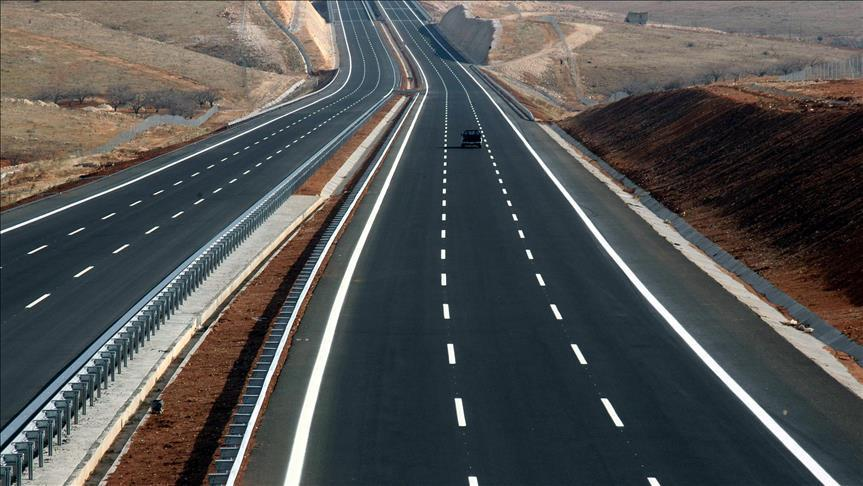
#> input picture Assignment2/imgs/highway1.jpg, 863 x 486 px
$ jupyter execute --allow-errors Assignment2.ipynb   (older library calls are emulated)
#> lines starting #> are read from the running program, lines starting #| are printed output that depends on the picture
[cell 1]
import numpy as np
import matplotlib.pyplot as plt
import cv2
import os
from glob import glob
from scipy.spatial.distance import cdist
import re
from scipy.ndimage import gaussian_filter

[cell 2]
def minmax_normalize(img):
    return cv2.normalize(img, None, 0, 1, cv2.NORM_MINMAX,dtype=cv2.CV_32F)

# Question 1

[cell 3]
def manual_hough_transform(edge_image, rho_res=1, theta_res=np.pi/180, threshold=100):

    height, width = edge_image.shape
    diag_len = int(np.sqrt(height**2 + width**2)) #range of possible distances
    rhos = np.arange(-diag_len, diag_len, rho_res)

    thetas = np.arange(0, np.pi, theta_res)

    accumulator = np.zeros((len(rhos), len(thetas)), dtype=np.uint64) # Rows : rho, Columns : theta

    y_idxs, x_idxs = np.nonzero(edge_image)

    cos_t = np.cos(thetas)
    sin_t = np.sin(thetas)

    for i in range(len(x_idxs)):
        x = x_idxs[i]
        y = y_idxs[i]

        for t_idx in range(len(thetas)):
            rho_val = x * cos_t[t_idx] + y * sin_t[t_idx]

            rho_idx = int(round(rho_val + diag_len))
            accumulator[rho_idx, t_idx] += 1

    lines = []
    for r in range(accumulator.shape[0]):
        for t in range(accumulator.shape[1]):
            if accumulator[r, t] >= threshold:
                rho = rhos[r]
                theta = thetas[t]
                lines.append((rho, theta))

    return lines

[cell 4]
def draw_hough_lines(img, lines):
    output = img.copy()

    for rho, theta in lines:
        a = np.cos(theta)
        b = np.sin(theta)
        x0 = a * rho
        y0 = b * rho
        x1 = int(x0 + 1000 * (-b))
        y1 = int(y0 + 1000 * (a))
        x2 = int(x0 - 1000 * (-b))
        y2 = int(y0 - 1000 * (a))
        cv2.line(output, (x1, y1), (x2, y2), (0, 0, 255), 2)
    return output

[cell 5]
img1 = cv2.imread('./imgs/highway1.jpg')
#> img1 is the input picture: shape (486, 863, 3); mean B, G, R 81.4, 82.1, 81.4

gray1 = cv2.cvtColor(img1, cv2.COLOR_BGR2GRAY)
blur1 = cv2.GaussianBlur(gray1, (7, 7), 0)
plt.figure(figsize=(20,8))

for (i,j) in enumerate(range(12,20)):
    edges2 = cv2.Canny(blur1, j * 10, 200)
    plt.subplot(2,4,i + 1)
    plt.imshow(edges2, cmap='gray')
    plt.title(f'Edges {j * 10} and 200')

[cell 6]
blur1 = cv2.GaussianBlur(gray1, (5, 5), 0)
plt.figure(figsize=(20,8))

for (i,j) in enumerate(range(12,20)):
    edges2 = cv2.Canny(blur1, j * 20, 450)
    plt.subplot(2,4,i + 1)
    plt.imshow(edges2, cmap='gray')
    plt.title(f'Edges {j * 20} and 450')

[cell 7]
blur1 = cv2.GaussianBlur(gray1, (5, 5), 0)
plt.figure(figsize=(20,8))

for (i,j) in enumerate(range(12,20)):
    edges2 = cv2.Canny(blur1, j * 25, 650)
    plt.subplot(2,4,i + 1)
    plt.imshow(edges2, cmap='gray')
    plt.title(f'Edges {j * 25} and 450')

[cell 8]
blur1 = cv2.GaussianBlur(gray1, (5, 5), 0)
edges1 = cv2.Canny(blur1, 350, 450)
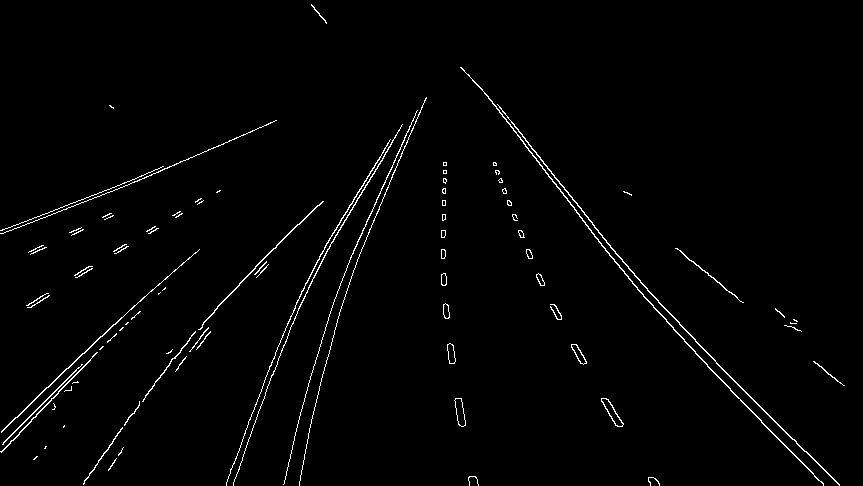
#> edges1: shape (486, 863); 1.6% white in thin lines or dots
detected_lines1 = manual_hough_transform(edges1, threshold=48)
#> in manual_hough_transform, `y_idxs, x_idxs = np.nonzero(edge_image)`: y_idxs = 6613 values from 4 to 485; x_idxs = 6613 values, max 844 at index 5016, min 0 at index 1979, mean 365.6
#> the loop in manual_hough_transform, `for i in range(len(x_idxs)):` made 6613 passes
#> (x, y) on passes 1 to 3: (311, 4), (311, 5), (312, 5)
#> after the loop in manual_hough_transform, `for i in range(len(x_idxs)):`:
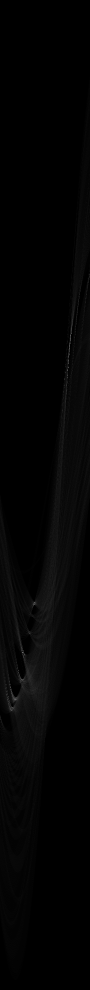
#> accumulator: shape (1980, 180) uint64 (shown at 1/2 size); min 0, max 253, mean 3.3
#> detected_lines1 = 451 pairs, first value -441 to 431, second value 0.175 to 3.12

result1 = draw_hough_lines(img1, detected_lines1)
#> the loop in draw_hough_lines, `for rho, theta in lines:` made 451 passes
#> (rho, theta, a, b, x0, y0, x1, y1) on passes 1 to 3: (-441, 3.12, -1, 0.0175, 440.9, -7.7, 423, -1007), (-397, 2.76, -0.927, 0.375, 368.1, -148.7, -6, -1075), (-393, 2.98, -0.988, 0.156, 388.2, -61.48, 231, -1049)
#> after the loop in draw_hough_lines, `for rho, theta in lines:`:
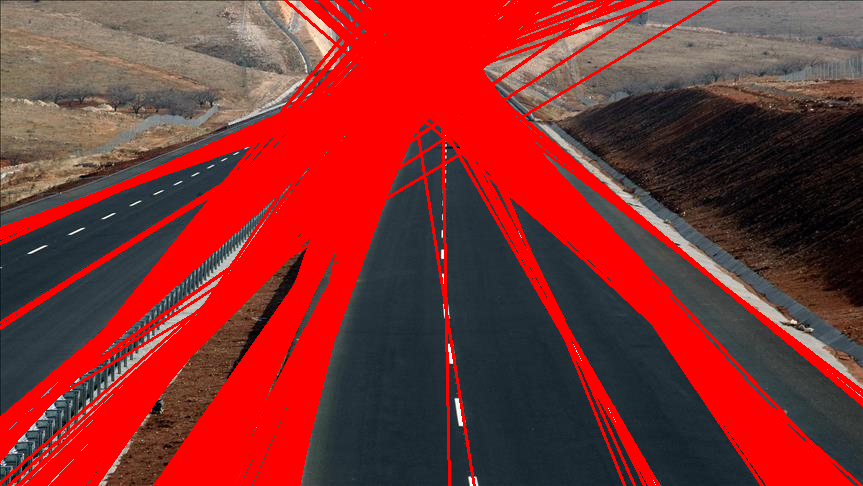
#> output: shape (486, 863, 3); mean B, G, R 47.4, 48.4, 131.7

plt.figure(figsize=(15,5))

plt.subplot(1,3,1)
plt.imshow(cv2.cvtColor(img1, cv2.COLOR_BGR2RGB))
plt.axis('off')
plt.title('Image1')

plt.subplot(1,3,2)
plt.imshow(edges1, cmap='gray')
plt.axis('off')
plt.title('Edges')

plt.subplot(1,3,3)
plt.imshow(cv2.cvtColor(result1, cv2.COLOR_BGR2RGB))
plt.axis('off')
plt.title('Hough Lines')

plt.show()

[cell 9]
img2 = cv2.imread('./imgs/highway2.jpg')
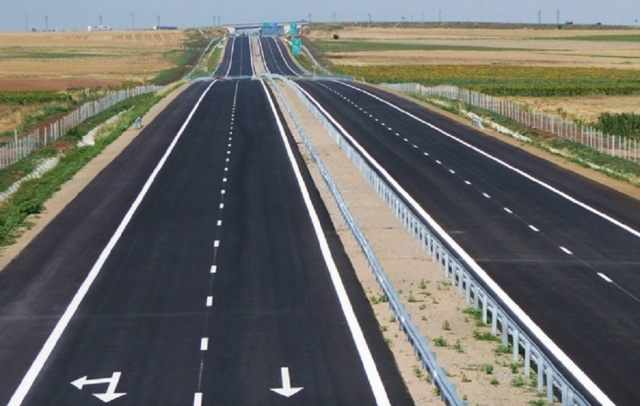
#> input picture Assignment2/imgs/highway2.jpg, 640 x 406 px
#> img2 is the input picture: shape (406, 640, 3); mean B, G, R 103.5, 107, 106.3

gray2 = cv2.cvtColor(img2, cv2.COLOR_BGR2GRAY)
blur2 = cv2.GaussianBlur(gray2, (5, 5), 0)
plt.figure(figsize=(20,8))

for (i,j) in enumerate(range(12,20)):
    edges2 = cv2.Canny(blur2, j * 15, 300)
    plt.subplot(2,4,i + 1)
    plt.imshow(edges2, cmap='gray')
    plt.title(f'Edges {j * 15} and 200')

[cell 10]
blur2 = cv2.GaussianBlur(gray2, (5, 5), 0)
plt.figure(figsize=(20,8))

for (i,j) in enumerate(range(12,20)):
    edges2 = cv2.Canny(blur2, j * 20, 400)
    plt.subplot(2,4,i + 1)
    plt.imshow(edges2, cmap='gray')
    plt.title(f'Edges {j * 20} and 400')

[cell 11]
img2 = cv2.imread('./imgs/highway2.jpg')

gray2 = cv2.cvtColor(img2, cv2.COLOR_BGR2GRAY)
blur2 = cv2.GaussianBlur(gray2, (5, 5), 0)
edges2 = cv2.Canny(blur2, 200, 400)
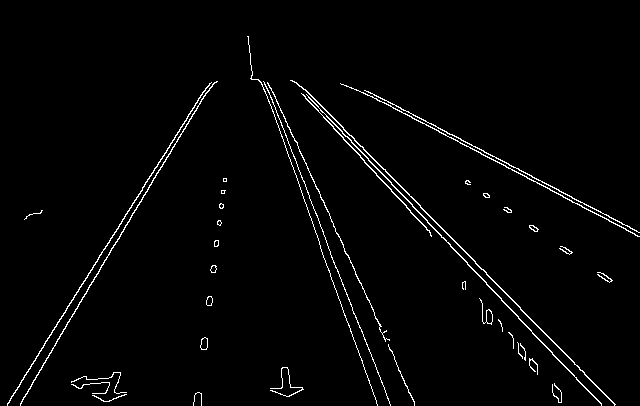
#> edges2: shape (406, 640); 2.1% white in thin lines or dots
detected_lines2 = manual_hough_transform(edges2, threshold=47)
#> call 2 of manual_hough_transform, with rho_res = 1, theta_res = 0.0175, threshold = 47
#> in manual_hough_transform (call 2), `y_idxs, x_idxs = np.nonzero(edge_image)`: y_idxs = 5567 values from 36 to 405; x_idxs = 5567 values, max 639 at index 2907, min 7 at index 5535, mean 343.4
#> the loop in manual_hough_transform (call 2), `for i in range(len(x_idxs)):` made 5567 passes
#> (x, y) on passes 1 to 3: (247, 36), (248, 36), (248, 37)
#> after the loop in manual_hough_transform (call 2), `for i in range(len(x_idxs)):`:
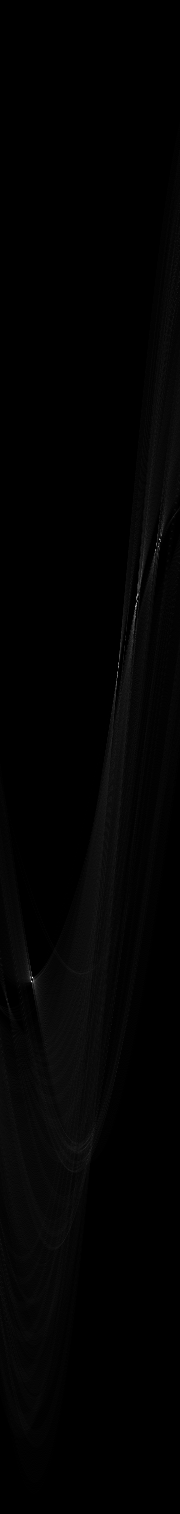
#> accumulator: shape (1514, 180) uint64; min 0, max 329, mean 3.7; drawn with min black and max white

result2 = draw_hough_lines(img2, detected_lines2)
#> the loop in draw_hough_lines (call 2), `for rho, theta in lines:` made 400 passes
#> (rho, theta) on passes 1 to 3: (-242, 2.84), (-241, 3.02), (-234, 2.84)
#> after the loop in draw_hough_lines (call 2), `for rho, theta in lines:`:
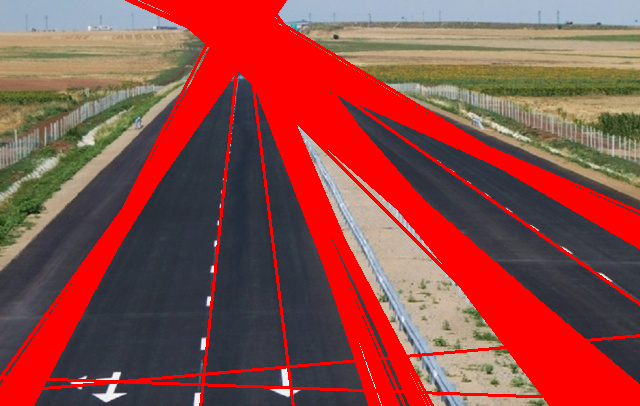
#> output: shape (406, 640, 3); mean B, G, R 70.6, 75.7, 143.3

plt.figure(figsize=(15,5))

plt.subplot(1,3,1)
plt.imshow(cv2.cvtColor(img2, cv2.COLOR_BGR2RGB))
plt.axis('off')
plt.title('Image2')

plt.subplot(1,3,2)
plt.imshow(edges2, cmap='gray')
plt.axis('off')
plt.title('Edges')

plt.subplot(1,3,3)
plt.imshow(cv2.cvtColor(result2, cv2.COLOR_BGR2RGB))
plt.axis('off')
plt.title('Hough Lines')

plt.show()

# Question 2

[cell 12]
def load_dataset_revised(dataset_path):
    train_data = []
    test_data = []

    sift = cv2.SIFT_create()

    image_paths = sorted(glob(os.path.join(dataset_path, 's*_*.jpg')))

    for img_path in image_paths:
        filename = os.path.basename(img_path)

        match = re.match(r's(\d{2})_(\d{2})\.jpg', filename)

        if match:
            person_id = int(match.group(1))
            image_number = int(match.group(2))

            img = cv2.imread(img_path, cv2.IMREAD_GRAYSCALE)

            kp, desc = sift.detectAndCompute(img, None)

            data_point = {'label': person_id, 'desc': desc}

            if image_number <= 8:
                train_data.append(data_point)
            else:
                test_data.append(data_point)

    return train_data, test_data

[cell 13]
# [5 lines left out: function match_descriptors_manual, not called in this run]

[cell 14]
def evaluate_accuracy(train_data, test_data, MATCH_THRESHOLD):
#> called with MATCH_THRESHOLD = 200
    rank_1_correct = 0
    rank_14_correct = 0
    total_queries = 0

    # only the first test image of each person in test set
    test_queries = {}
    for item in test_data:
        if item['label'] not in test_queries:
            test_queries[item['label']] = item


    for person_id, query in test_queries.items():
        total_queries += 1

        scores = []

        for train in train_data:
            matches = match_descriptors_manual(query['desc'], train['desc'], threshold=MATCH_THRESHOLD)
            scores.append((matches, train['label']))

        scores.sort(key=lambda x: x[0], reverse=True)

        predicted_label = scores[0][1]

        print(f'Query: Person {person_id}')

        if predicted_label == person_id:
            rank_1_correct += 1
            print(f'Result: CORRECT. Top Match: Person {predicted_label} ({scores[0][0]} matches)')
        else:
            print(f'Result: INCORRECT. Predicted: Person {predicted_label} ({scores[0][0]} matches). Correct: Person {person_id}')

        top_14 = scores[:14]

        top_14_labels = [label for matches, label in top_14]
        if person_id in top_14_labels:
            rank_14_correct += 1

        print(f'Top 14 Matches:')
        for rank, (num_matches, label) in enumerate(top_14):
            is_correct = ' (CORRECT)' if label == person_id else ''
            print(f'  Rank {rank+1}: Person {label} with {num_matches} matches{is_correct}')
        print('--------------------------------------')

    if total_queries > 0:
        rank_1_accuracy = rank_1_correct / total_queries * 100
        rank_14_accuracy = rank_14_correct / total_queries * 100
        print('--------------------------------------')
        print(f'Rank-1 Accuracy: {rank_1_correct} / {total_queries} = {rank_1_accuracy:.2f}%')
        print(f'Rank-14 Accuracy: {rank_14_correct} / {total_queries} = {rank_14_accuracy:.2f}%')

[cell 15]
train_data, test_data = load_dataset_revised('./imgs/cropped_faces')

[cell 16]
thresh = 200
evaluate_accuracy(train_data, test_data, thresh)

[cell 17]
thresh = 300
evaluate_accuracy(train_data, test_data, thresh)

# Question 3

[cell 18]
def harris(gray_img, window_size=3, k=0.04, threshold_percent=0.01):
    Ix = np.gradient(gray_img, axis=1)
    Iy = np.gradient(gray_img, axis=0)

    Ix2 = Ix * Ix
    Iy2 = Iy * Iy
    Ixy = Ix * Iy

    sigma = window_size / 6.0

    A = gaussian_filter(Ix2, sigma=sigma)
    B = gaussian_filter(Iy2, sigma=sigma)
    C = gaussian_filter(Ixy, sigma=sigma)

    det_M = A * B - C * C
    trace_M = A + B

    R = det_M - k * (trace_M ** 2)
    threshold = threshold_percent * R.max() #find corners above a percentage of the maximum response
    corner_locs = np.argwhere(R > threshold)
    keypoints = [cv2.KeyPoint(float(x), float(y), size=3) for y, x in corner_locs] #needed for SIFT's compute function
    return keypoints

[cell 19]
def sift_features(img):
    gray = cv2.cvtColor(img, cv2.COLOR_BGR2GRAY)
    keypoints = harris(gray, window_size=5, k=0.04, threshold_percent=0.01)
    sift = cv2.SIFT_create()
    kp, des = sift.compute(gray, keypoints)
    return kp, des

[cell 20]
# [15 lines left out: function compute_homography, not called in this run]

[cell 21]
# [29 lines left out: function ransac_homography, not called in this run]

[cell 22]
def match(des1, des2, threshold=200):
    matches = []
    dists = cdist(des1, des2, 'euclidean')

    for i in range(len(dists)):
        best_idx = np.argmin(dists[i])
        min_dist = dists[i][best_idx]
        if min_dist < threshold:
            matches.append([i, best_idx])
    return np.array(matches)

[cell 23]
def panorama_stitching(img1, img2):
    kp1, des1 = sift_features(img1)
    kp2, des2 = sift_features(img2)

    matches = match(des1, des2, threshold=150)

    if len(matches) > 4:
        pts1 = np.float32([kp1[m[0]].pt for m in matches])
        pts2 = np.float32([kp2[m[1]].pt for m in matches])

        H = ransac_homography(pts2, pts1, num_iter=1000, threshold=5.0)

        if H is not None:
            print('Best Homography Matrix:\n', H)

            h1, w1 = img1.shape[:2]
            h2, w2 = img2.shape[:2]

            corners = np.float32([[0, 0], [w2, 0], [0, h2], [w2, h2]]).reshape(-1, 1, 2)
            warped_corners = cv2.perspectiveTransform(corners, H)

            x_min, y_min = np.min(warped_corners, axis=(0, 1)).astype(int)
            x_max, y_max = np.max(warped_corners, axis=(0, 1)).astype(int)

            offset_x = max(0, -x_min)
            offset_y = max(0, -y_min)

            canvas_width = x_max - x_min + offset_x + w1
            canvas_height = y_max - y_min + offset_y + h1

            T = np.array([[1, 0, offset_x], [0, 1, offset_y], [0, 0, 1]], dtype=np.float32)
            H_final = T @ H

            warped_img2 = cv2.warpPerspective(img2, H_final, (canvas_width, canvas_height))
            warped_img2[offset_y:h1 + offset_y, offset_x:w1 + offset_x] = img1

            plt.figure(figsize=(12,6))
            plt.title('Panorama')
            plt.imshow(cv2.cvtColor(warped_img2, cv2.COLOR_BGR2RGB))
            plt.show()

[cell 24]
img1 = cv2.imread('./imgs/uttower_left.jpg')
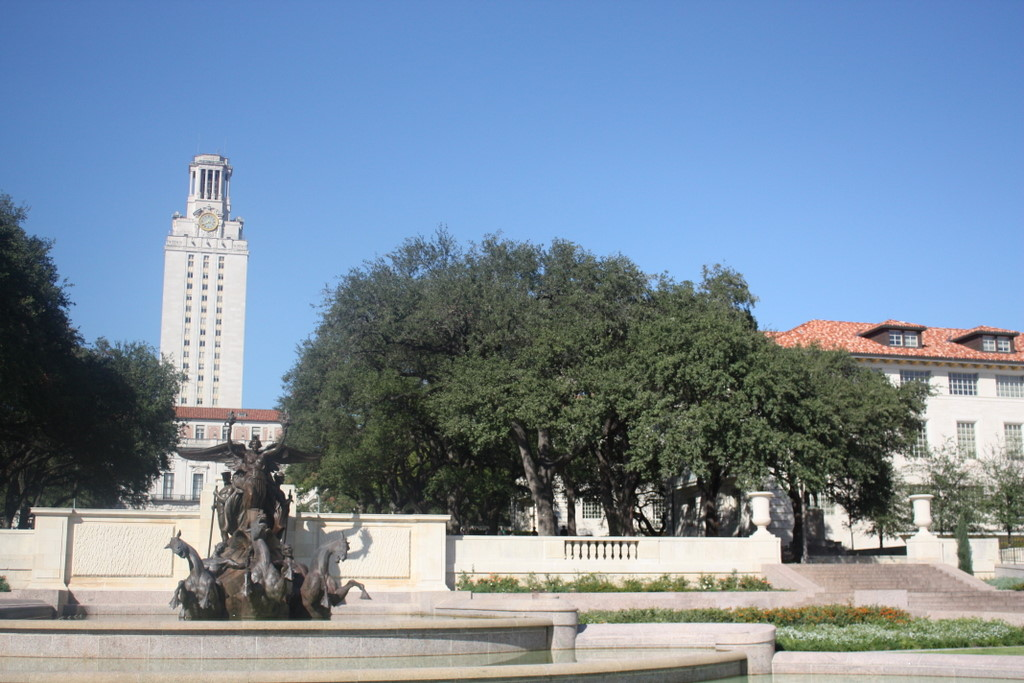
#> input picture Assignment2/imgs/uttower_left.jpg, 1024 x 683 px
#> img1 is the input picture: shape (683, 1024, 3); mean B, G, R 159, 140, 121.7
img2 = cv2.imread('./imgs/uttower_right.jpg')
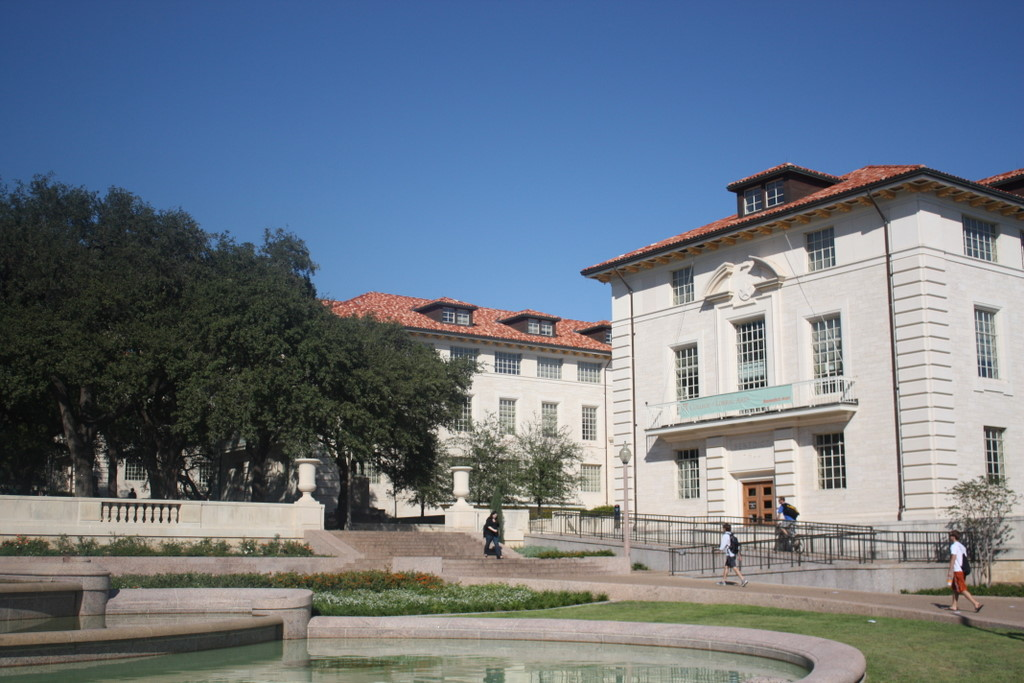
#> input picture Assignment2/imgs/uttower_right.jpg, 1024 x 683 px
#> img2 is the input picture: shape (683, 1024, 3); mean B, G, R 132, 118.9, 107.7
#> (the rest of this cell did not finish here and is left out)

#> in harris, `trace_M = A + B`:
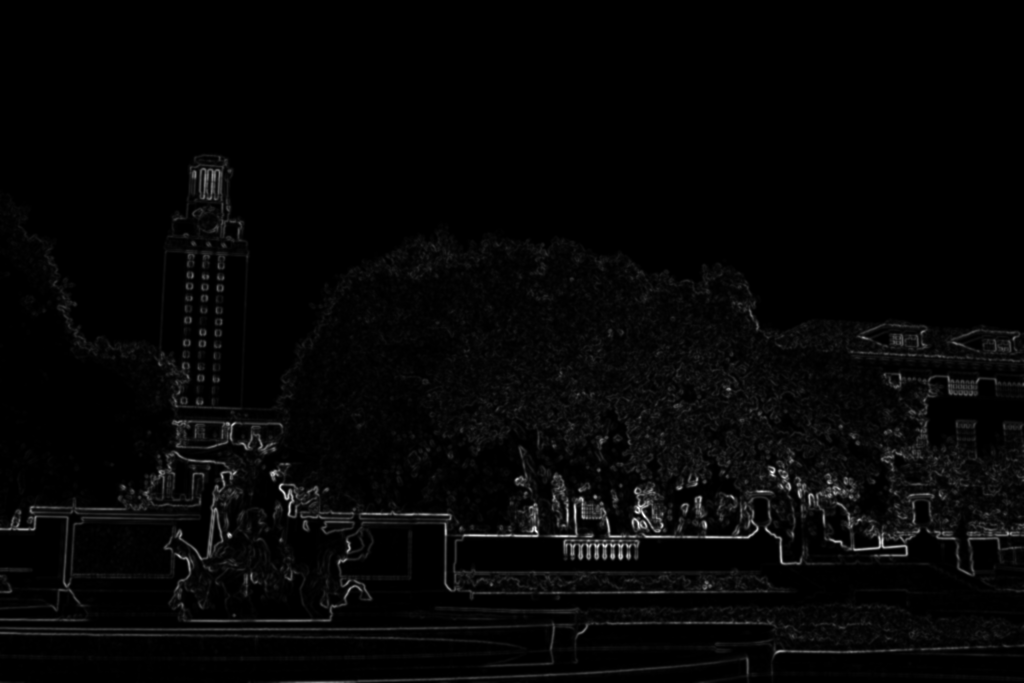
#> trace_M: shape (683, 1024) float64; min 0, max 8439.7, mean 202.8; drawn with min black and max white
